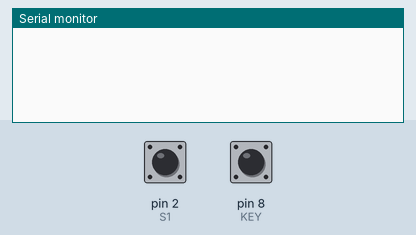
Simulated run of this sketch. Board: Arduino Uno, built with avr-gcc and run on an emulated ATmega328P. On the bench: the last lines printed to the serial monitor. The test bench sets the inputs (shaded band); at power-on: pin 8 (KEY) HIGH, pin 2 (S1) HIGH.

Above: at 1.2 s.
1.3 s: pin 8 (KEY) pulled LOW for 0.15 s
At 2.5 s:
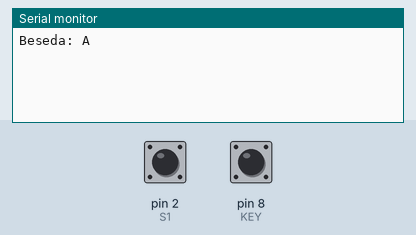
2.9 s: pin 8 (KEY) pulled LOW for 1 s
At 4.1 s:
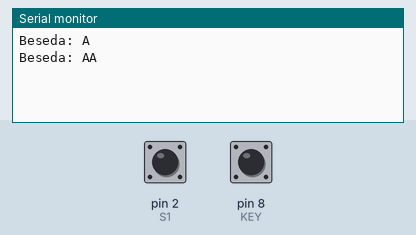
5.4 s: pin 8 (KEY) pulled LOW for 0.15 s
At 6.2 s:
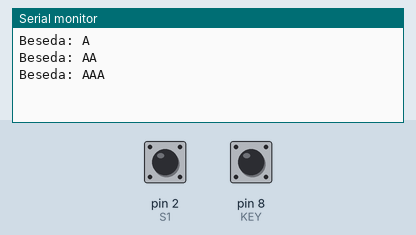
7.0 s: pin 8 (KEY) pulled LOW for 1 s
At 8.3 s:
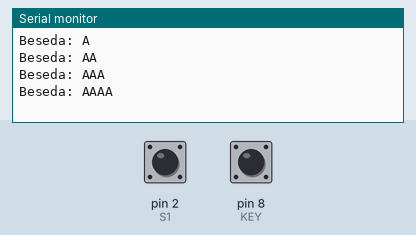
9.5 s: pin 8 (KEY) pulled LOW for 3.2 s
At 10.4 s:
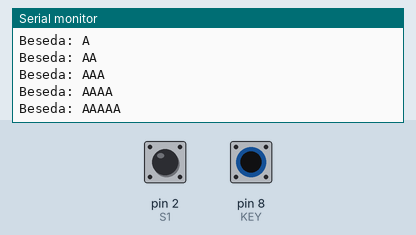
14.2 s: pin 8 (KEY) pulled LOW for 0.15 s
At 15.1 s:
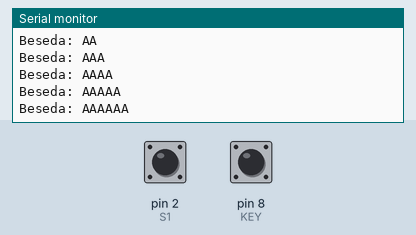

The sketch:

vaja25.ino
```cpp
#define S1 2
#define S2 3
#define KEY 8

int counter = 65;
int currentStateS1;
int lastStateS1;
String currentDir ="";
String wordBla ="";
unsigned long lastButtonPress = 0;
char text[101] = "";
int index = 0;
//char alfa[] = " abcčdefghijklmnoprsštuvzžABCČDEFGHIJKLMNOPRSŠTUVZŽ";
//just use ascii
void setup() {

	pinMode(S1,INPUT);
	pinMode(S2,INPUT);
	pinMode(KEY, INPUT_PULLUP);

	Serial.begin(9600);

	lastStateS1 = digitalRead(S1);
}

void loop() {


	currentStateS1 = digitalRead(S1);


	if (currentStateS1 != lastStateS1  && currentStateS1 == 1){

		if (digitalRead(S2) != currentStateS1) {
			counter--;
      if (counter < 65){
        counter = 90;
      }
			//currentDir ="Matematično pozitivna smer";
		} else {
			counter++;
      if (counter > 90){
        counter = 65;
      }
			//currentDir ="Smer urinega kazalca";
		}

      Serial.print("Število obreatov: ");
      Serial.print(counter);
      Serial.println((char)counter);
	}


	lastStateS1 = currentStateS1;


	int buttonState = digitalRead(KEY);


	if (buttonState == LOW) {
		if (millis() - lastButtonPress > 50) {
			//Serial.println("Pritisnili ste gumb");
      //wordBla += (char)counter;
      enterChar(text, (char)counter, index);
      Serial.print("Beseda: ");
      //Serial.print(wordBla);
      Serial.println(text);
      index++;
		}

		lastButtonPress = millis();
	}

	delay(10);
}


void enterChar(char text[], char symbol, int index){
  if (index == 99){
    text[99] = symbol;
    text[index + 1] = '/0';
    Serial.print("You have reached the end\n");
  }
  else if(index == 100){
    Serial.print("Are you sure about that?\n");
  }
  else {
    text[index] = symbol;
  }


  /*
  char *pointer = &text[0];
  for (int i = 0; i < sizeof(text); i++){
    if (text[i] == NULL || text[i] == '\0'){
      *pointer = symbol;
      pointer++;
      *pointer = '\0';
      break;
    }
    pointer++;
  }
  */
}
```

Measured:
- after the input at 1.3 s, the serial monitor: prints a new line at once (image 1)
- after the input at 2.9 s, the serial monitor: prints a new line at once (image 2)
- after the input at 5.4 s, the serial monitor: prints a new line at once (image 3)
- after the input at 7.0 s, the serial monitor: prints a new line at once (image 4)
- after the input at 9.5 s, the serial monitor: prints a new line at once (image 5)
- after the input at 14.2 s, the serial monitor: prints a new line at once (image 6)
